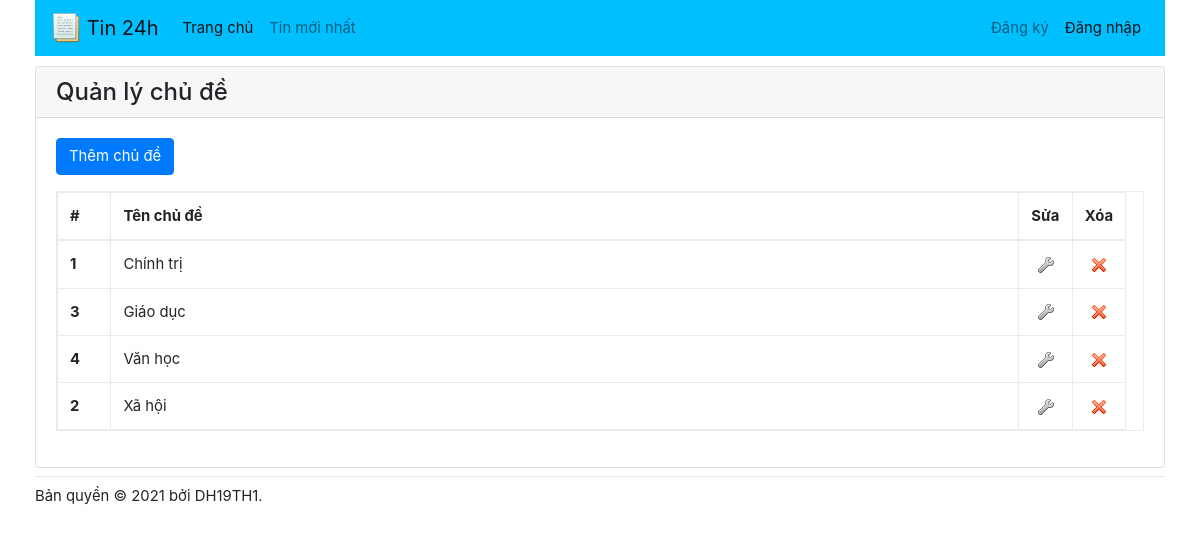
Screenshot of /chude.php with the database file from the repository.
### tables this page shows
CREATE TABLE IF NOT EXISTS `tbl_chude` (
  `ID` int(10) NOT NULL AUTO_INCREMENT,
  `TenChuDe` varchar(100) NOT NULL,
  PRIMARY KEY (`ID`),
  UNIQUE KEY `TenChuDe` (`TenChuDe`)
);

### chude.php (the view, shortened to what this page needs)
<?php
	require_once "config.php";
	$sql = "SELECT * FROM tbl_chude";
	$danhsach = mysqli_query($link, $sql);
?>
<!DOCTYPE html>
<html lang="en">
	<?php include "header.php"; ?>
	<body>
		<div class="container">
			<?php include_once "navbar.php"; ?>
			<div class="card">
				<h4 class="card-header">Quản lý chủ đề</h4>
				<div class="card-body">
					<p><a class="btn btn-primary" href="chude_them.php" role="button">Thêm chủ đề</a></p>
					<table class="table table-bordered table-hover table-responsive">
						<thead>
							<tr>
								<th width="5%">#</th>
								<th width="85%">Tên chủ đề</th>
								<th width="5%">Sửa</th>
								<th width="5%">Xóa</th>
							</tr>
						</thead>
						<tbody>
							<?php
								while($dong = mysqli_fetch_array($danhsach))
								{
									echo "<tr>";
										echo "<th>{$dong['ID']}</th>";
										echo "<td>{$dong['TenChuDe']}</td>";
										echo "<td class='text-center'><a href='chude_sua.php?id={$dong['ID']}'><img src='images/edit.png' /></a></td>";
										echo "<td class='text-center'><a onclick='return confirm(\"Bạn có muốn xóa chủ đề {$dong['TenChuDe']} không?\");' href='chude_xoa.php?id={$dong['ID']}'><img src='images/delete.png' /></a></td>";
									echo "</tr>";
								}
							?>
						</tbody>
					</table>
				</div>
			</div>
			<?php include "footer.php"; ?>
		</div>
	</body>
</html>

### rows the page displays
tbl_chude: ID "1", TenChuDe "Chính trị"
tbl_chude: ID "3", TenChuDe "Giáo dục"
tbl_chude: ID "4", TenChuDe "Văn học"
tbl_chude: ID "2", TenChuDe "Xã hội"
